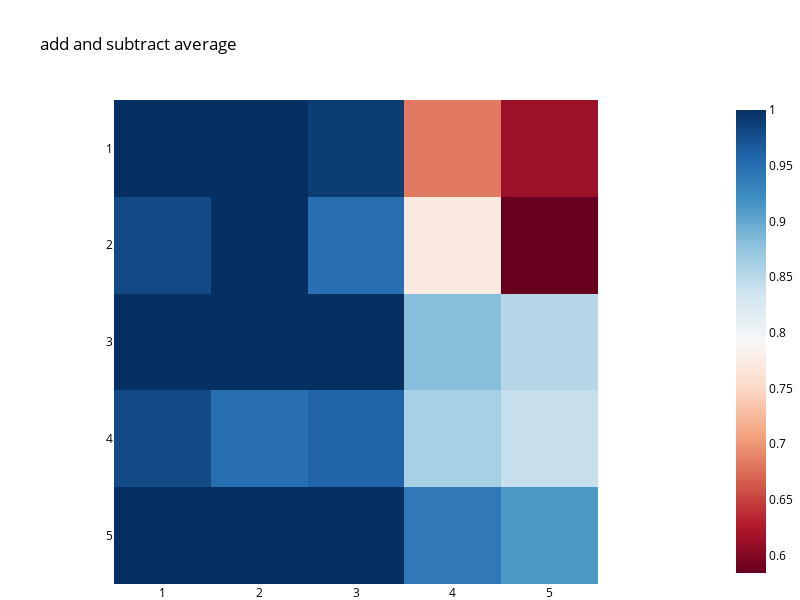

Notebook cell for this chart:
### Code cell
n_correct_matrix = torch.zeros([5,5])

for pos1 in range(5):
    for pos2 in range(5):
        replace_diff = -torch.tensor(replace_corrects[(pos1,pos2)]) + torch.tensor(replace_replaces[(pos1,pos2)])
        n_correct_matrix[pos1, pos2] = torch.sum(replace_diff > 0)/replace_diff.size()[0]

# modified from neel nanda's examples
def imshow(tensor, renderer=None, xaxis="", yaxis="", font_size=None, show=True, color_continuous_midpoint=0.0, **kwargs):
    import plotly.express as px
    import transformer_lens.utils as utils
    fig = px.imshow(utils.to_numpy(tensor), color_continuous_midpoint=color_continuous_midpoint, color_continuous_scale="RdBu", labels={"x":xaxis, "y":yaxis}, **kwargs)
    if not font_size is None:
        if 'x' in kwargs:
            fig.update_layout(
              xaxis = dict(
                tickmode='array',
                tickvals = kwargs['x'],
                ticktext = kwargs['x'], 
                ),
               font=dict(size=font_size, color="black"))
        if 'y' in kwargs:
            fig.update_layout(
              yaxis = dict(
                tickmode='array',
                tickvals = kwargs['y'],
                ticktext = kwargs['y'], 
                ),
               font=dict(size=font_size, color="black"))
    plot_args = {
        'width': 800,
        'height': 600,
        "autosize": False,
        'showlegend': True,
        'margin': {"l":0,"r":0,"t":100,"b":0}
    }
    
    fig.update_layout(**plot_args)
    fig.update_layout(legend=dict(
        yanchor="top",
        y=0.99,
        xanchor="left",
            x=0.01
    ))
    if show:
        fig.show(renderer)
    else:
        return fig

title = 'replacing with average'
if DO_DIFF:
    title = 'add and subtract average'

imshow(n_correct_matrix, color_continuous_midpoint=None, y=[1,2,3,4,5], x=[1,2,3,4,5], title=title, font_size=12)

### Figure 1 — Plotly figure (JSON) as saved in the notebook; plotly's stock layout.template omitted (floating-point values rounded to 4 significant figures)
{"data": [{"coloraxis": "coloraxis", "hovertemplate": "x: %{x}<br>y: %{y}<br>color: %{z}<extra></extra>", "name": "0", "type": "heatmap", "x": [1, 2, 3, 4, 5], "xaxis": "x", "y": [1, 2, 3, 4, 5], "yaxis": "y", "z": [[1, 1, 0.9901, 0.6832, 0.6139], [0.9802, 1, 0.9505, 0.7723, 0.5842], [1, 1, 1, 0.8812, 0.8515], [0.9802, 0.9505, 0.9604, 0.8614, 0.8416], [1, 1, 1, 0.9406, 0.9109]]}], "layout": {"autosize": false, "coloraxis": {"colorscale": [[0, "rgb(103,0,31)"], [0.1, "rgb(178,24,43)"], [0.2, "rgb(214,96,77)"], [0.3, "rgb(244,165,130)"], [0.4, "rgb(253,219,199)"], [0.5, "rgb(247,247,247)"], [0.6, "rgb(209,229,240)"], [0.7, "rgb(146,197,222)"], [0.8, "rgb(67,147,195)"], [0.9, "rgb(33,102,172)"], [1, "rgb(5,48,97)"]]}, "font": {"color": "black", "size": 12}, "height": 600, "legend": {"x": 0.01, "xanchor": "left", "y": 0.99, "yanchor": "top"}, "margin": {"b": 0, "l": 0, "r": 0, "t": 100}, "showlegend": true, "title": {"text": "add and subtract average"}, "width": 800, "xaxis": {"anchor": "y", "autorange": true, "constrain": "domain", "domain": [0.1582, 0.8418], "range": [0.5, 5.5], "scaleanchor": "y", "tickmode": "array", "ticktext": [1, 2, 3, 4, 5], "tickvals": [1, 2, 3, 4, 5], "type": "linear"}, "yaxis": {"anchor": "x", "autorange": true, "constrain": "domain", "domain": [0, 1], "range": [5.5, 0.5], "tickmode": "array", "ticktext": [1, 2, 3, 4, 5], "tickvals": [1, 2, 3, 4, 5], "type": "linear"}}}
